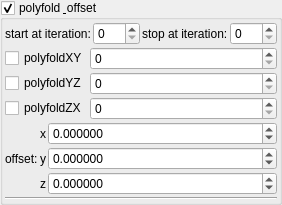
    <widget class="MyGroupBox" name="groupCheck_transf_function_enabledC_false">
     <property name="title">
      <string>polyfold &amp; offset&amp;</string>
     </property>
     <property name="checkable">
      <bool>true</bool>
     </property>
     <layout class="QVBoxLayout" name="verticalLayout_9" stretch="0,0,0,0">
      <property name="spacing">
       <number>2</number>
      </property>
      <property name="leftMargin">
       <number>2</number>
      </property>
      <property name="topMargin">
       <number>2</number>
      </property>
      <property name="rightMargin">
       <number>2</number>
      </property>
      <property name="bottomMargin">
       <number>2</number>
      </property>
      <item>
       <layout class="QHBoxLayout" name="horizontalLayout_17" stretch="0,1,0,1">
        <item>
         <widget class="QLabel" name="label_98">
          <property name="text">
           <string>start at iteration:</string>
          </property>
         </widget>
        </item>
        <item>
         <widget class="MySpinBox" name="spinboxInt_transf_start_iterations_C">
          <property name="sizePolicy">
           <sizepolicy hsizetype="Minimum" vsizetype="Maximum">
            <horstretch>0</horstretch>
            <verstretch>0</verstretch>
           </sizepolicy>
          </property>
          <property name="minimum">
           <number>0</number>
          </property>
          <property name="maximum">
           <number>999</number>
          </property>
          <property name="value">
           <number>0</number>
          </property>
         </widget>
        </item>
        <item>
         <widget class="QLabel" name="label_70">
          <property name="text">
           <string>stop at iteration:</string>
          </property>
         </widget>
        </item>
        <item>
         <widget class="MySpinBox" name="spinboxInt_transf_stop_iterations_C1">
          <property name="sizePolicy">
           <sizepolicy hsizetype="Preferred" vsizetype="Maximum">
            <horstretch>0</horstretch>
            <verstretch>0</verstretch>
           </sizepolicy>
          </property>
          <property name="maximum">
           <number>999</number>
          </property>
         </widget>
        </item>
       </layout>
      </item>
      <item>
       <layout class="QGridLayout" name="gridLayout_45" columnstretch="0,1">
        <property name="spacing">
         <number>2</number>
        </property>
        <item row="0" column="1">
         <widget class="MySpinBox" name="spinboxInt_transf_int8_X">
          <property name="sizePolicy">
           <sizepolicy hsizetype="Minimum" vsizetype="Maximum">
            <horstretch>0</horstretch>
            <verstretch>0</verstretch>
           </sizepolicy>
          </property>
          <property name="maximum">
           <number>999</number>
          </property>
         </widget>
        </item>
        <item row="0" column="0">
         <widget class="MyCheckBox" name="checkBox_transf_function_enabledCx_false">
          <property name="font">
           <font>
            <weight>50</weight>
            <bold>false</bold>
           </font>
          </property>
          <property name="text">
           <string>polyfoldXY</string>
          </property>
         </widget>
        </item>
        <item row="1" column="1">
         <widget class="MySpinBox" name="spinboxInt_transf_int8_Y">
          <property name="enabled">
           <bool>true</bool>
          </property>
          <property name="sizePolicy">
           <sizepolicy hsizetype="Minimum" vsizetype="Maximum">
            <horstretch>0</horstretch>
            <verstretch>0</verstretch>
           </sizepolicy>
          </property>
          <property name="maximum">
           <number>999</number>
          </property>
         </widget>
        </item>
        <item row="1" column="0">
         <widget class="MyCheckBox" name="checkBox_transf_function_enabledCy_false">
          <property name="enabled">
           <bool>true</bool>
          </property>
          <property name="font">
           <font>
            <weight>50</weight>
            <bold>false</bold>
           </font>
          </property>
          <property name="text">
           <string>polyfoldYZ</string>
          </property>
         </widget>
        </item>
        <item row="2" column="1">
         <widget class="MySpinBox" name="spinboxInt_transf_int8_Z">
          <property name="enabled">
           <bool>true</bool>
          </property>
          <property name="sizePolicy">
           <sizepolicy hsizetype="Minimum" vsizetype="Maximum">
            <horstretch>0</horstretch>
            <verstretch>0</verstretch>
           </sizepolicy>
          </property>
          <property name="maximum">
           <number>999</number>
          </property>
         </widget>
        </item>
        <item row="2" column="0">
         <widget class="MyCheckBox" name="checkBox_transf_function_enabledCz_false">
          <property name="enabled">
           <bool>true</bool>
          </property>
          <property name="font">
           <font>
            <weight>50</weight>
            <bold>false</bold>
           </font>
          </property>
          <property name="text">
           <string>polyfoldZX</string>
          </property>
         </widget>
        </item>
       </layout>
      </item>
      <item>
       <layout class="QGridLayout" name="gridLayout_44" columnstretch="0,0,1">
        <property name="spacing">
         <number>2</number>
        </property>
        <item row="2" column="2">
         <widget class="MyDoubleSpinBox" name="spinbox3_transf_addition_constant_z">
          <property name="sizePolicy">
           <sizepolicy hsizetype="Minimum" vsizetype="Maximum">
            <horstretch>0</horstretch>
            <verstretch>0</verstretch>
           </sizepolicy>
          </property>
          <property name="prefix">
           <string/>
          </property>
          <property name="suffix">
           <string/>
          </property>
          <property name="decimals">
           <number>6</number>
          </property>
          <property name="minimum">
           <double>-99.989999999999995</double>
          </property>
          <property name="maximum">
           <double>99.989999999999995</double>
          </property>
          <property name="singleStep">
           <double>0.100000000000000</double>
          </property>
         </widget>
        </item>
        <item row="2" column="1">
         <widget class="QLabel" name="label_163">
          <property name="text">
           <string notr="true">z</string>
          </property>
         </widget>
        </item>
        <item row="0" column="2">
         <widget class="MyDoubleSpinBox" name="spinbox3_transf_addition_constant_x">
          <property name="sizePolicy">
           <sizepolicy hsizetype="Minimum" vsizetype="Maximum">
            <horstretch>0</horstretch>
            <verstretch>0</verstretch>
           </sizepolicy>
          </property>
          <property name="prefix">
           <string/>
          </property>
          <property name="suffix">
           <string/>
          </property>
          <property name="decimals">
           <number>6</number>
          </property>
          <property name="minimum">
           <double>-99.989999999999995</double>
          </property>
          <property name="maximum">
           <double>99.989999999999995</double>
          </property>
          <property name="singleStep">
           <double>0.100000000000000</double>
          </property>
         </widget>
        </item>
        <item row="0" column="1">
         <widget class="QLabel" name="label_160">
          <property name="text">
           <string notr="true">x</string>
          </property>
         </widget>
        </item>
        <item row="1" column="1">
         <widget class="QLabel" name="label_162">
          <property name="text">
           <string notr="true">y</string>
          </property>
         </widget>
        </item>
        <item row="1" column="2">
         <widget class="MyDoubleSpinBox" name="spinbox3_transf_addition_constant_y">
          <property name="sizePolicy">
           <sizepolicy hsizetype="Minimum" vsizetype="Maximum">
            <horstretch>0</horstretch>
            <verstretch>0</verstretch>
           </sizepolicy>
          </property>
          <property name="prefix">
           <string/>
          </property>
          <property name="suffix">
           <string/>
          </property>
          <property name="decimals">
           <number>6</number>
          </property>
          <property name="minimum">
           <double>-99.989999999999995</double>
          </property>
          <property name="maximum">
           <double>99.989999999999995</double>
          </property>
          <property name="singleStep">
           <double>0.100000000000000</double>
          </property>
         </widget>
        </item>
        <item row="0" column="0" rowspan="3">
         <widget class="QLabel" name="label_164">
          <property name="text">
           <string>offset:</string>
          </property>
         </widget>
        </item>
       </layout>
      </item>
      <item>
       <widget class="Line" name="line">
        <property name="orientation">
         <enum>Qt::Horizontal</enum>
        </property>
       </widget>
      </item>
     </layout>
    </widget>
